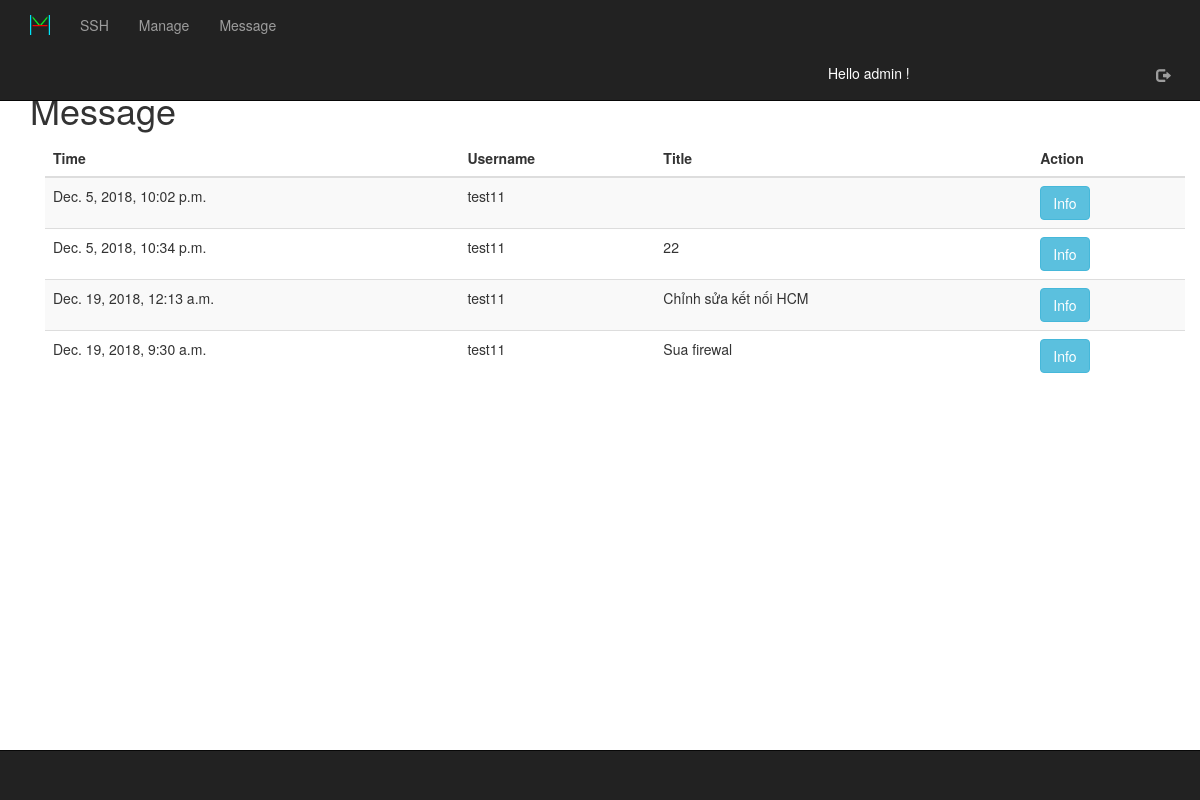
The page /message/ (signed in) on the database as committed earlier.
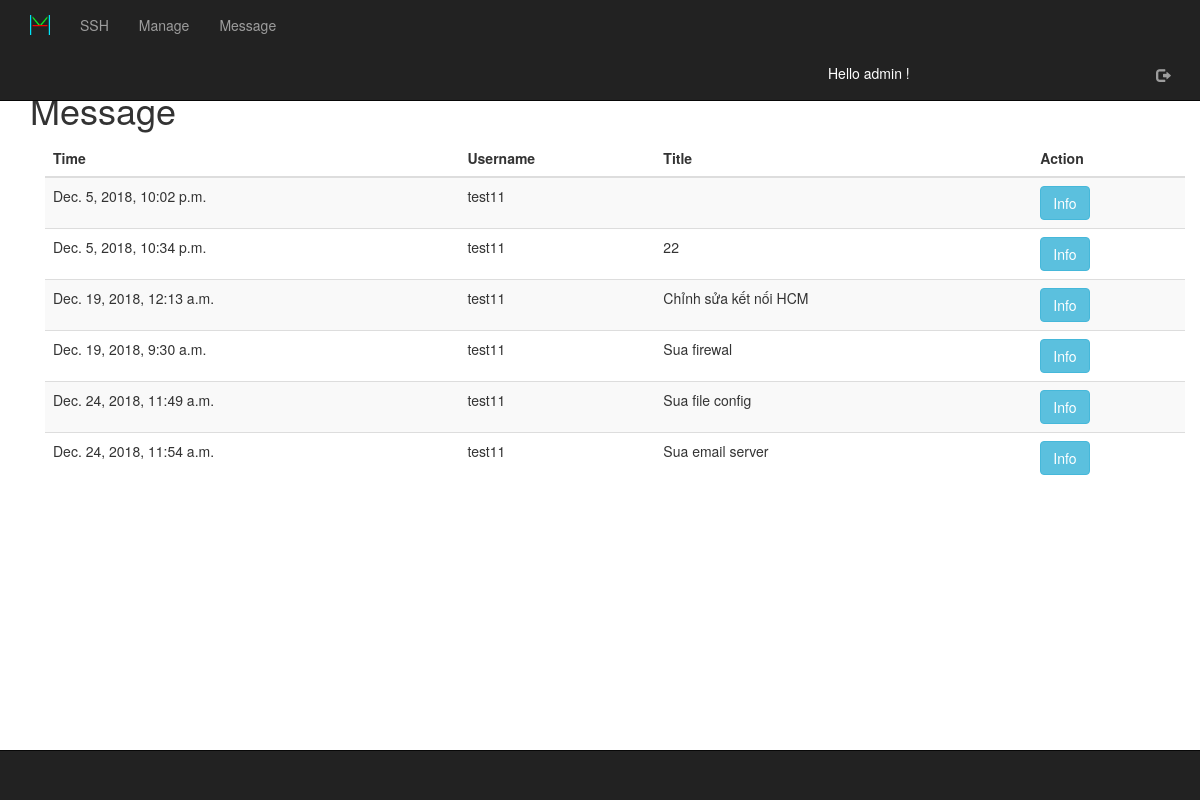
The same page on the database as committed later.
### Location/models.py (models this page shows)
class Ticket(models.Model):
	location = models.ForeignKey(Area,on_delete=models.CASCADE)
	title = models.CharField(max_length=1000, default="")
	message = models.CharField(max_length=1000)
	user = models.ForeignKey(User,on_delete=models.CASCADE, null=True)
	time = models.DateTimeField(default=timezone.now)

### web1/views.py (the view)
# urls.py: url(r'^message/$', views.message,name="message"),
@login_required(login_url='/login')
def message(request):
    if not request.user.is_staff:
        return redirect('/')
    else:
        try:
            if request.user.is_superuser:
                t = Ticket.objects.all()
            else:
                u = AdminSSH.objects.get(admin=request.user)
                t = Ticket.objects.filter(location=u.location)
            return render(request, 'message.html',{'obj':t})
        except:
            return render(request, 'message.html')

### templates/message.html
{% extends "base.html" %}
{% block title %}Message {% endblock %}
{% block content %}
<div class="container Ticket">
	<table class="table table-striped">
		<thead>
			<tr>
				<th>Time</th>
				<th>Username</th>
				<th>Title</th>
				<th>Action</th>
			</tr>
		</thead>
		<tbody>
			{% for i in obj %}
				<tr>
					<td>{{i.time}}</td>
					<td>{{i.user.username}}</td>
					<td>{{i.title}}</td>
					<td><a href="{{i.id}}" type="button" class="btn btn-info ViewTicket">Info</a></td>
				</tr>
			{% endfor %}
		</tbody>
	</table>
</div>
{% endblock %}

Rows that differ between the two databases and show on the page:
added Ticket: time "Dec. 24, 2018, 11:49 a.m.", user.username "test11", title "Sua file config"
added Ticket: time "Dec. 24, 2018, 11:54 a.m.", user.username "test11", title "Sua email server"
